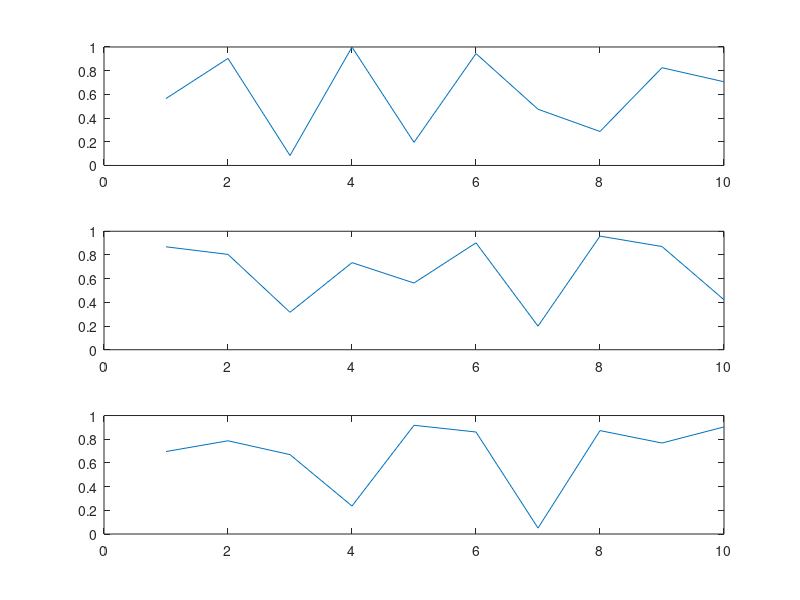

Write the MATLAB code that produced this figure. (Note: this script raises an error after producing the figure.)
a=rand(10,1);
b=rand(10,1);
c=rand(10,1);

fig = figure;
subplot(3,1,1)
plot(a)
subplot(3,1,2)
plot(b)
subplot(3,1,3)
plot(c)

PlotNByM(fig,2,2,[getenv('P_HOME') '/BayesianInference/Plotting/test'])